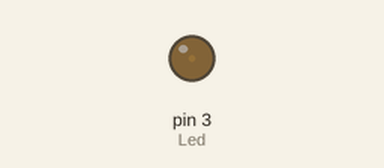
The sketch below on a simulated Arduino Uno, built with avr-gcc and run on an emulated ATmega328P. Shown: output pins drawn as LEDs (lit = HIGH).

Above: at 0.05 s.
At 1.15 s:
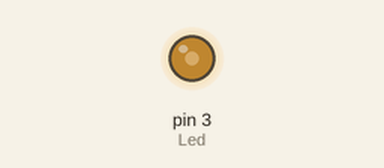
At 2.3 s:
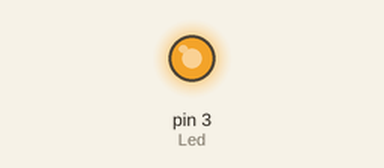
At 4.6 s:
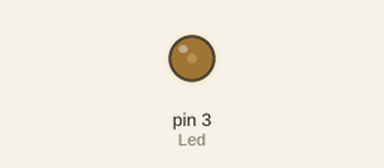
Timing chart, 0 to 6.7 s (numbered marks = the images above):
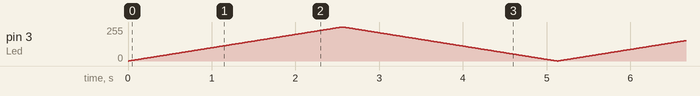

The sketch:

exo1c_analog_.ino
```cpp
int Led= 3, a=0;

void setup() {

pinMode(Led, OUTPUT);

}

void loop() {


do
{
 analogWrite(Led, a);
a++;
delay(10);
}

while(a<255);

delay(10);

do
{
  analogWrite(Led, a);
  a--;
  delay(10);
}
while(a!=0);

delay(10);

}
```
